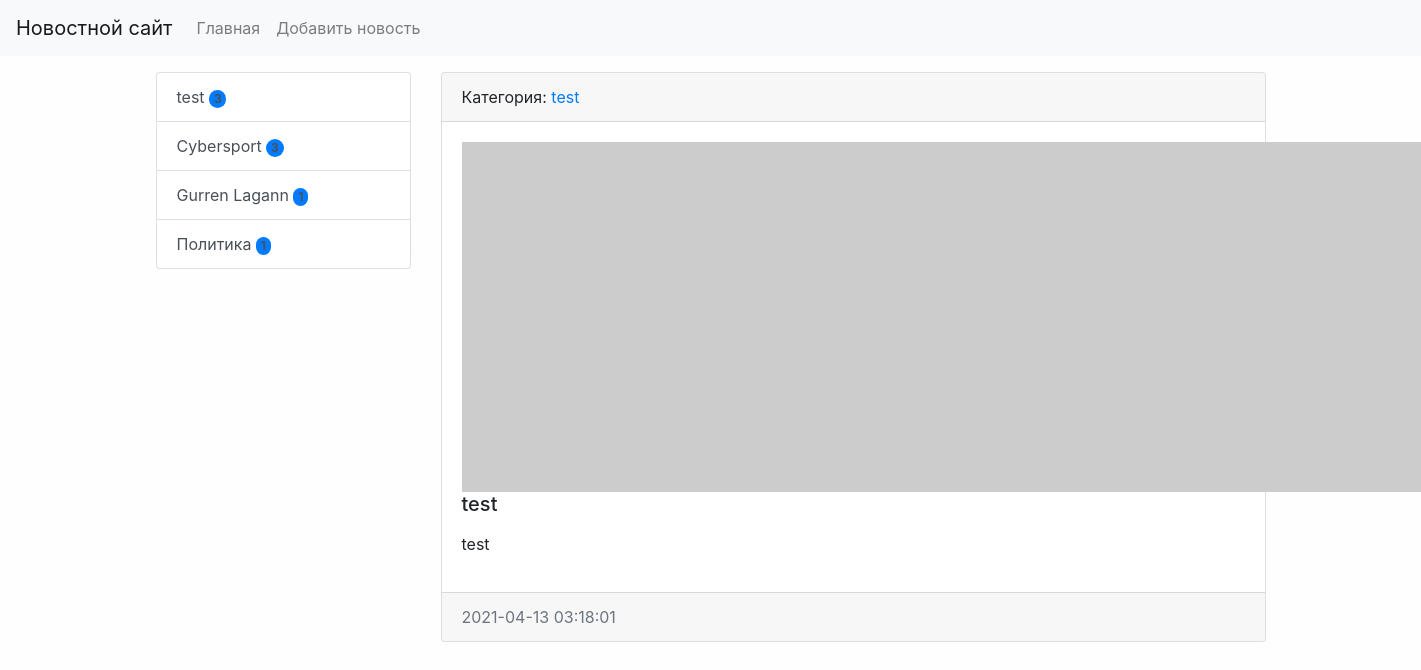
Screenshot of /news/18/ with the database file from the repository.
### news/models.py (models this page shows, shortened)
class Category(models.Model):
    title = models.CharField(max_length=150, db_index=True, verbose_name='Наименование категории')
    def get_absolute_url(self):
        return reverse('category', kwargs={"category_id": self.pk})
    def __str__(self):
        return self.title
    class Meta:
        verbose_name = 'Категория'
        verbose_name_plural = 'Категории'
        ordering = ['title']

class News(models.Model):
    title = models.CharField(max_length=150, verbose_name='Наименование')
    content = models.TextField(blank=True, verbose_name='Контент')
    created_at = models.DateTimeField(auto_now_add=True, verbose_name='Дата публикации')
    updated_at = models.DateTimeField(auto_now=True, verbose_name='Обновлено')
    photo = models.ImageField(upload_to='photos/%Y/%m/%d/', verbose_name='Фото', blank=True)
    is_published = models.BooleanField(default=True, verbose_name='Опубликовано')
    category = models.ForeignKey('Category', on_delete=models.PROTECT,
                                 verbose_name='Категория')
    class Meta:
        verbose_name = 'Новость'
        verbose_name_plural = 'Новости'
        ordering = ['-created_at']

### news/views.py (the view)
# urls.py: path('news/<int:pk>/', ViewNews.as_view(), name='view_news'),
class ViewNews(DetailView):
    model = News
    context_object_name = 'news_item'

### news/templatetags/news_tags.py (called while the page is built)
@register.inclusion_tag('news/list_categories.html')
def show_categories(arg1='Hello', arg2='world'):
    categories = Category.objects.annotate(cnt=Count('news')).filter(cnt__gt=0)
    return {"categories": categories, "arg1": arg1, "arg2": arg2}

### news/templates/news/news_detail.html (shortened to what this page needs)
{% extends 'base.html' %}
{% block sidebar %}
{% include 'inc/_sidebar.html' %}
{% endblock %}
{% block content %}
<div class="card mb-3">
    <div class="card-header">
        Категория: <a href="{{ news_item.category.get_absolute_url }}">{{ news_item.category }}</a>
    </div>
    <div class="card-body">
        {% if item.photo %}
        <img src="{{ news_item.photo.url }}" alt="" width="350" class="float-left mr-3">
        {% else %}
        <img src="https://picsum.photos/id/1060/350/235/?blur=2" alt="" class="float-left mr-3">
        {% endif %}
        <h5 class="card-title">{{ news_item.title }}</h5>
        <p class="card-text">{{ news_item.content|safe|linebreaks }}</p>
    </div>
    <div class="card-footer text-muted">
        {{ news_item.created_at|date:"Y-m-d H:i:s" }}
    </div>
</div>
{% endblock %}

### news/templates/news/list_categories.html
<div class="list-group">
    {% for item in categories %}
    <a href="{{ item.get_absolute_url }}" class="list-group-item
    list-group-item-action">{{ item.title }}    <span class="badge bg-primary rounded-pill">{{ item.cnt }}</span></a>
    {% endfor %}
</div>

### mysite/static/css/style.css (style rules this page uses)
body { background-color: #fefefe; }

### rows the page displays
Category: title "test", cnt "3"
Category: title "Cybersport", cnt "3"
Category: title "Gurren Lagann", cnt "1"
Category: title "Политика", cnt "1"
News: category "test", title "test", content "test", created_at "2021-04-13 03:18:01"
